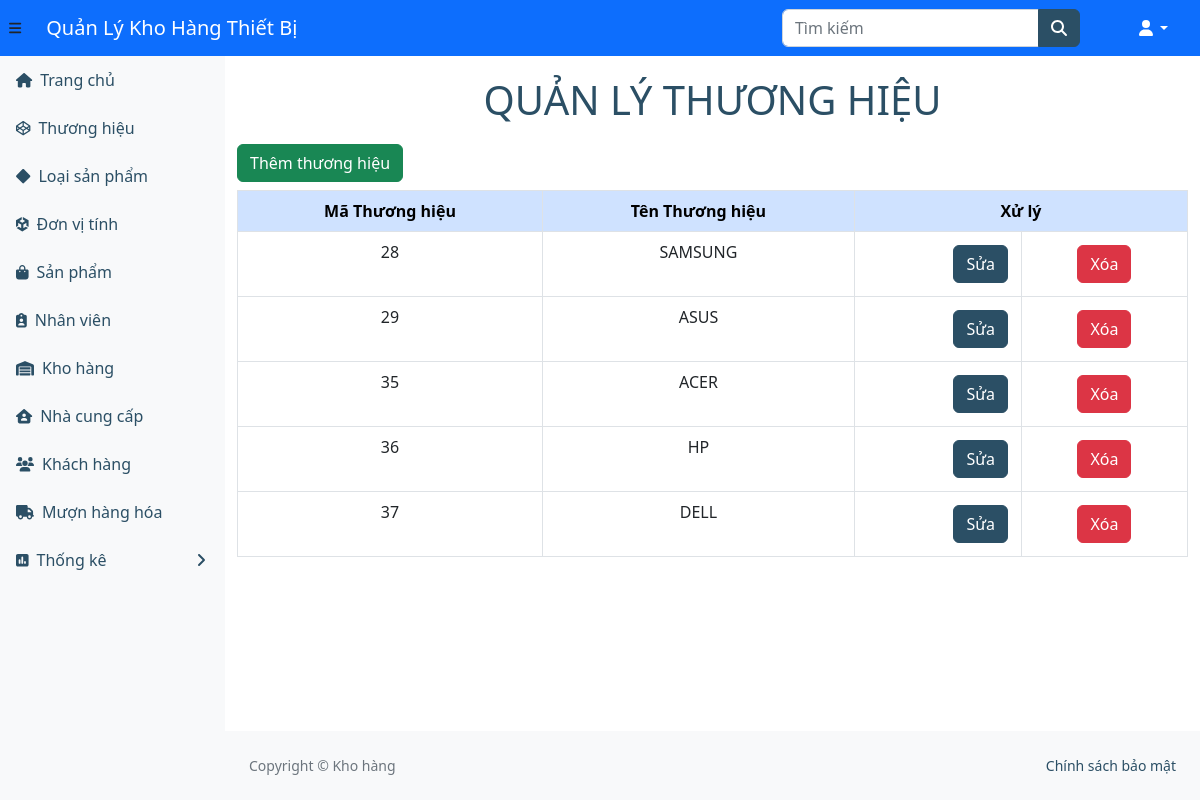
Page /ql-kho/thuonghieu.php (signed in) on the committed database.
### tables this page shows
CREATE TABLE `thuonghieu` (
  `mathuonghieu` int(11) NOT NULL,
  `tenthuonghieu` varchar(255) DEFAULT NULL
);

### ql-kho/thuonghieu.php (the view)
<?php
    include_once("header.php");
?>
    <h1 class = "tieudeform">Quản lý thương hiệu</h1>
    <a class='btn btn-success mb-2' href='themthuonghieu.php'>Thêm thương hiệu</a>
    <table class = "table table-hover ">
        <thead class="table-primary">
        <tr>
            <th>Mã Thương hiệu </th>
            <th>Tên Thương hiệu</th>
            <th style="text-align:center"colspan="2">Xử lý</th>
        </tr>
        </thead>
        <?php
        $sql = "SELECT * FROM thuonghieu ORDER BY mathuonghieu ASC";
        $kq = $conn->query($sql) or die("Không thể xem thương hiệu");
        while ($row = mysqli_fetch_array($kq)) {
            echo ("<tr>");
            $mathuonghieu = $row["mathuonghieu"];
            echo ("<td>" . $row["mathuonghieu"] . "</td>");
            echo ("<td>" . $row["tenthuonghieu"] . "</td>");
            echo ("<td><a style='float:right;'class='btn btn-primary' href='suathuonghieu.php?mm=$mathuonghieu'>Sửa</a></td>");
            echo ("<td>");
            ?>
            <a onclick = "return confirm('Bạn có thật sự muốn xoá không')" class="btn btn-danger" href="xoathuonghieu.php?mm=<?php echo $mathuonghieu;?>">Xóa</a>
            <?php
            echo ("</td>");
            echo ("</tr>");
        }
        ?>
    </table><br>
<?php
    include("footer.php");
?>
</body>
</html>

### ql-kho/header.php (style rules this page uses)
h1.tieudeform { text-align: center; text-transform: uppercase; color: #2b4f65; margin: 20px; }
td, th { text-align: center; border: 1px solid #dee2e6; padding: 8px; }

### rows in the picture
thuonghieu: mathuonghieu "28", tenthuonghieu "SAMSUNG"
thuonghieu: mathuonghieu "29", tenthuonghieu "ASUS"
thuonghieu: mathuonghieu "35", tenthuonghieu "ACER"
thuonghieu: mathuonghieu "36", tenthuonghieu "HP"
thuonghieu: mathuonghieu "37", tenthuonghieu "DELL"
